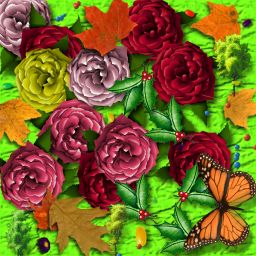
%> input picture Computer_Vision_imgProcessing/imageProcessing/Assets/Flower.bmp, 256 x 256 px
$ octave colorSpace_Histograms.m   (GNU Octave 9; MATLAB toolbox functions it lacks are replaced by stand-ins)
%> lines starting %> are read from the running program, lines starting %| are printed output that depends on the picture
%% Module 5 Lab 1 - Devesh Parekh
clear


%% Question 1
img1=imread('Flower.bmp');
%> img1 is the input picture: size 256x256x3 uint8; mean R, G, B 120.8, 105.4, 37.6
img1_r=img1(:,:,1);
img1_g=img1(:,:,2);
img1_b=img1(:,:,3);
img2=zeros(size(img1));
img2=uint8(img2);
figure(1), subplot(1,2,1),imshow(img2),title('Zero Defined Image');
img2(:,:,3)=img1_b;
subplot(1,2,2),imshow(img2),title('1 component: Blue');
img2(:,:,1)=img1_r;
img2(:,:,2)=img1_g;
subplot(1,2,2),imshow(img2),title('3 components rgb');

%% Question 2
% The bright or dark values on each color plane represent the intensity of
% the color in that pixel.
%% Question 3
img_hsv = rgb2hsv(img1);
%> img_hsv: size 256x256x3 double; mean H, S, V 0.464, 0.81, 0.6
% Size of img_hsv
disp(size(img_hsv));
%|    256   256     3
%% Question 4
img_hue=img_hsv(:,:,1);
img_sat=img_hsv(:,:,2);
img_val=img_hsv(:,:,3);
figure(2);
subplot(2,2,1)
imshow(img1);
colorbar;

title("Original");
subplot(2,2,2);
imshow(img_hue);
colorbar;
title("Hue");
subplot(2,2,3);
imshow(img_sat);
colorbar;
title("Saturation");
subplot(2,2,4);
imshow(img_val);
colorbar;
title("Value");
%% Question 5
% We have encountered rgb and hsv.
%% Question 6
img3 = rgb2gray(img1);
% Size of img3

disp(size(img3));
%|    256   256

%% Question 7
figure(6), imhist(img3);
xlabel("Gray Level");
ylabel("Frequency");
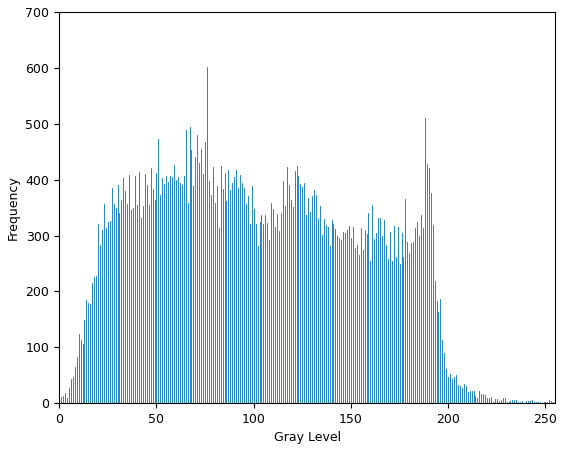
%> figure redrawn from the program's plot data; highest point at x = 76, y = 601
% The histogram shows the frequency occurrence of various gray levels in
% the image.
%% Question 8
img3_1=255-img3;
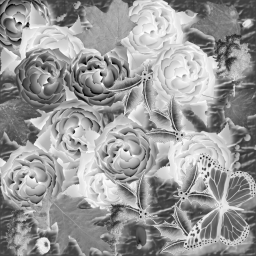
%> img3_1: size 256x256 uint8; min 0, max 255, mean 152.8
figure(7);
subplot(2,2,1);
imshow(img3);
colorbar;
title("Original");
subplot(2,2,3);
imhist(img3);

title("Original Histogram");
subplot(2,2,2);
imshow(img3_1);
colorbar;
title("Negative");
subplot(2,2,4);
imhist(img3_1);
title("Negative Histogram");
%% Question 9
t1=50;
t2=180;
img3_2=double(img3);
for i=1:size(img3,1)
    for j=1:size(img3,2)
%
        if (img3(i,j)>=t1) && (img3(i,j)<=t2)
            img3_2(i,j)=(img3_2(i,j)-t1)*255/(t2-t1);
%
        elseif (img3(i,j)<t1)

            img3_2(i,j)=0;
%
        elseif (img3(i,j)>t2)
            img3_2(i,j)=1;
        end
    end
end
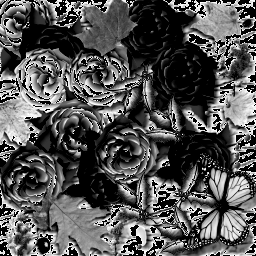
%> img3_2: size 256x256 double; min 0, max 255, mean 84.4
img3_2=uint8(img3_2);
%> img3_2: size 256x256 uint8
figure(8);
subplot(2,2,1)
imshow(img3);
colorbar;
title("Original");
subplot(2,2,2);
imshow(img3_2);
colorbar;
title("Contrast Clip and Stretch");
subplot(2,2,3);
imhist(img3);
title("Original Histogram");
subplot(2,2,4);
imhist(img3_2);
axis([0 250 0 15000]);
title("Histogram - Contrast Clipped");

%% Question 10
% There are two spikes at the left and right of the image because we set
% all values lower than t1 to 0, and all values higher than t2 to 1.
%% Question 11
% If t1=t2, then yes there would be dividing by 0. You could change the
% script by adding an if statement that checks if t1=t2.
img3_4 = histeq(img3);
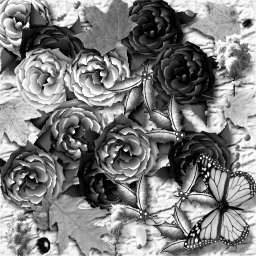
%> img3_4: size 256x256 uint8; min 0, max 255, mean 126.2
figure(9);
subplot(2,2,1)
imshow(img3);
colorbar;
title("Original");
subplot(2,2,2);
imshow(img3_4);
colorbar;
title("Histogram Equalization");
subplot(2,2,3);

imhist(img3);
title("Original Histogram");
subplot(2,2,4);
imhist(img3_4);
title("Equalized Histogram");
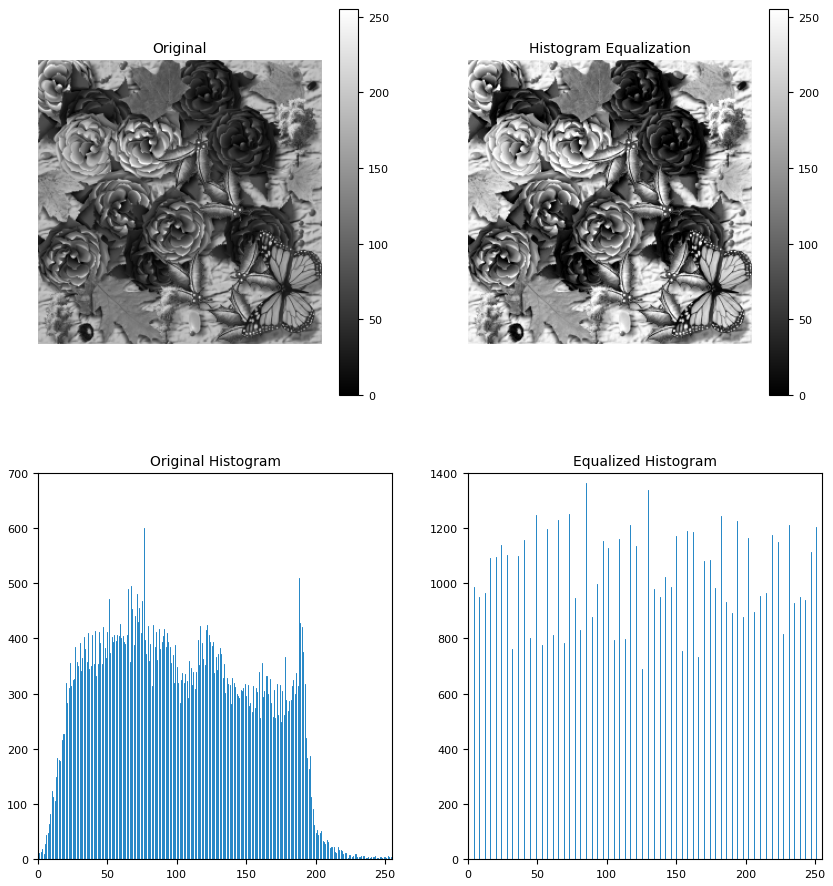
%> figure redrawn from the program's plot data, 4 panels
% Compare all results
figure(10);
subplot(2,2,1)
imshow(img3);
colorbar;
title("Original");
subplot(2,2,2);
imshow(img3_1);
colorbar;
title("Negative");
subplot(2,2,3);
imshow(img3_2);
colorbar;
title("Contrast Clip and Stretch");
subplot(2,2,4);
imshow(img3_4);
colorbar;
title("Histogram Equalization");
% Compare Histogram results
figure(11);
subplot(3,1,1)
imhist(img3);
title("Original Histogram");
axis([0 250 0 800]);
subplot(3,1,2);
imhist(img3_2);
title("Contrast Clip and Stretch Histogram");
axis([0 250 0 15000]);
subplot(3,1,3);
imhist(img3_4);
title("Histogram Equalization Histogram");
axis([0 250 0 1500]);
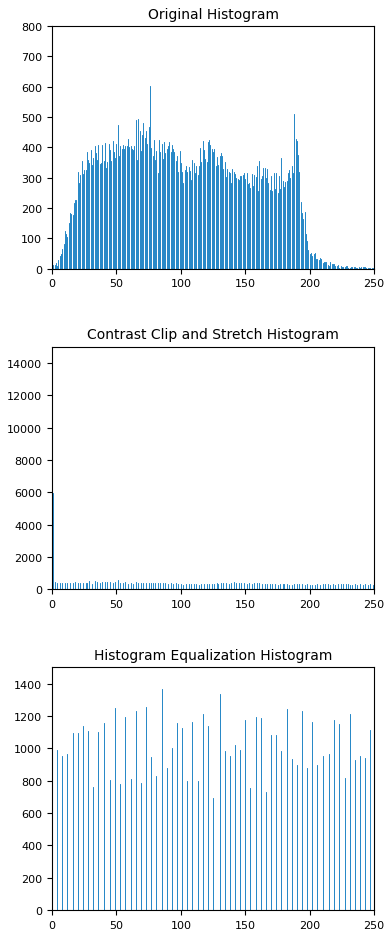
%> figure redrawn from the program's plot data, 3 panels; panel 1: highest point at x = 76, y = 601; panel 2: highest point at x = 0, y = 13285; panel 3: highest point at x = 85, y = 1365

%% Question 12
% Option i
sunflower=imread('Images\BlueBG.bmp');
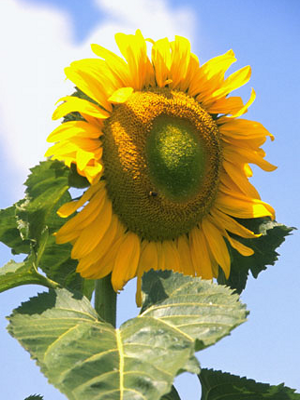
%> input picture Computer_Vision_imgProcessing/imageProcessing/Assets/BlueBG.bmp, 300 x 400 px
%> sunflower is the input picture: size 400x300x3 uint8; mean R, G, B 163.9, 162.5, 118.7
%> (the run ends here)
